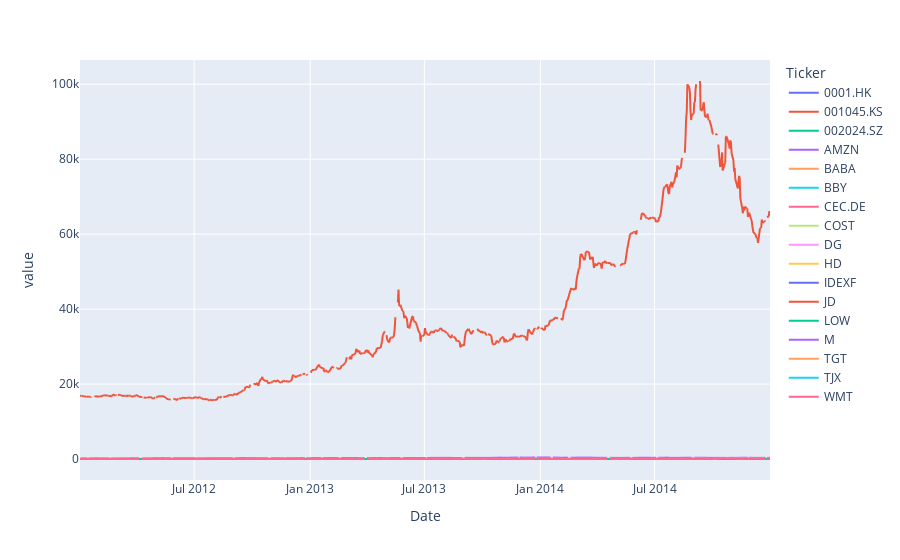

Write notebook code for a chart like this one.
### Code cell
fig = px.line(close_px )
fig.show()

### Figure 1 — Plotly figure (JSON) as saved in the notebook; plotly's stock layout.template omitted (floating-point values rounded to 4 significant figures; data arrays with more than 128 entries replaced by an {"elided": "..."} marker saying what was removed)
{"data": [{"hovertemplate": "Ticker=0001.HK<br>Date=%{x}<br>value=%{y}<extra></extra>", "legendgroup": "0001.HK", "line": {"color": "#636efa", "dash": "solid"}, "mode": "lines", "name": "0001.HK", "showlegend": true, "type": "scattergl", "x": {"elided": "781 str values"}, "xaxis": "x", "y": {"elided": "781 float values"}, "yaxis": "y"}, {"hovertemplate": "Ticker=001045.KS<br>Date=%{x}<br>value=%{y}<extra></extra>", "legendgroup": "001045.KS", "line": {"color": "#EF553B", "dash": "solid"}, "mode": "lines", "name": "001045.KS", "showlegend": true, "type": "scattergl", "x": {"elided": "781 str values"}, "xaxis": "x", "y": {"elided": "781 float values"}, "yaxis": "y"}, {"hovertemplate": "Ticker=002024.SZ<br>Date=%{x}<br>value=%{y}<extra></extra>", "legendgroup": "002024.SZ", "line": {"color": "#00cc96", "dash": "solid"}, "mode": "lines", "name": "002024.SZ", "showlegend": true, "type": "scattergl", "x": {"elided": "781 str values"}, "xaxis": "x", "y": {"elided": "781 float values"}, "yaxis": "y"}, {"hovertemplate": "Ticker=AMZN<br>Date=%{x}<br>value=%{y}<extra></extra>", "legendgroup": "AMZN", "line": {"color": "#ab63fa", "dash": "solid"}, "mode": "lines", "name": "AMZN", "showlegend": true, "type": "scattergl", "x": {"elided": "781 str values"}, "xaxis": "x", "y": {"elided": "781 float values"}, "yaxis": "y"}, {"hovertemplate": "Ticker=BABA<br>Date=%{x}<br>value=%{y}<extra></extra>", "legendgroup": "BABA", "line": {"color": "#FFA15A", "dash": "solid"}, "mode": "lines", "name": "BABA", "showlegend": true, "type": "scattergl", "x": {"elided": "781 str values"}, "xaxis": "x", "y": {"elided": "781 float values"}, "yaxis": "y"}, {"hovertemplate": "Ticker=BBY<br>Date=%{x}<br>value=%{y}<extra></extra>", "legendgroup": "BBY", "line": {"color": "#19d3f3", "dash": "solid"}, "mode": "lines", "name": "BBY", "showlegend": true, "type": "scattergl", "x": {"elided": "781 str values"}, "xaxis": "x", "y": {"elided": "781 float values"}, "yaxis": "y"}, {"hovertemplate": "Ticker=CEC.DE<br>Date=%{x}<br>value=%{y}<extra></extra>", "legendgroup": "CEC.DE", "line": {"color": "#FF6692", "dash": "solid"}, "mode": "lines", "name": "CEC.DE", "showlegend": true, "type": "scattergl", "x": {"elided": "781 str values"}, "xaxis": "x", "y": {"elided": "781 float values"}, "yaxis": "y"}, {"hovertemplate": "Ticker=COST<br>Date=%{x}<br>value=%{y}<extra></extra>", "legendgroup": "COST", "line": {"color": "#B6E880", "dash": "solid"}, "mode": "lines", "name": "COST", "showlegend": true, "type": "scattergl", "x": {"elided": "781 str values"}, "xaxis": "x", "y": {"elided": "781 float values"}, "yaxis": "y"}, {"hovertemplate": "Ticker=DG<br>Date=%{x}<br>value=%{y}<extra></extra>", "legendgroup": "DG", "line": {"color": "#FF97FF", "dash": "solid"}, "mode": "lines", "name": "DG", "showlegend": true, "type": "scattergl", "x": {"elided": "781 str values"}, "xaxis": "x", "y": {"elided": "781 float values"}, "yaxis": "y"}, {"hovertemplate": "Ticker=HD<br>Date=%{x}<br>value=%{y}<extra></extra>", "legendgroup": "HD", "line": {"color": "#FECB52", "dash": "solid"}, "mode": "lines", "name": "HD", "showlegend": true, "type": "scattergl", "x": {"elided": "781 str values"}, "xaxis": "x", "y": {"elided": "781 float values"}, "yaxis": "y"}, {"hovertemplate": "Ticker=IDEXF<br>Date=%{x}<br>value=%{y}<extra></extra>", "legendgroup": "IDEXF", "line": {"color": "#636efa", "dash": "solid"}, "mode": "lines", "name": "IDEXF", "showlegend": true, "type": "scattergl", "x": {"elided": "781 str values"}, "xaxis": "x", "y": {"elided": "781 float values"}, "yaxis": "y"}, {"hovertemplate": "Ticker=JD<br>Date=%{x}<br>value=%{y}<extra></extra>", "legendgroup": "JD", "line": {"color": "#EF553B", "dash": "solid"}, "mode": "lines", "name": "JD", "showlegend": true, "type": "scattergl", "x": {"elided": "781 str values"}, "xaxis": "x", "y": {"elided": "781 float values"}, "yaxis": "y"}, {"hovertemplate": "Ticker=LOW<br>Date=%{x}<br>value=%{y}<extra></extra>", "legendgroup": "LOW", "line": {"color": "#00cc96", "dash": "solid"}, "mode": "lines", "name": "LOW", "showlegend": true, "type": "scattergl", "x": {"elided": "781 str values"}, "xaxis": "x", "y": {"elided": "781 float values"}, "yaxis": "y"}, {"hovertemplate": "Ticker=M<br>Date=%{x}<br>value=%{y}<extra></extra>", "legendgroup": "M", "line": {"color": "#ab63fa", "dash": "solid"}, "mode": "lines", "name": "M", "showlegend": true, "type": "scattergl", "x": {"elided": "781 str values"}, "xaxis": "x", "y": {"elided": "781 float values"}, "yaxis": "y"}, {"hovertemplate": "Ticker=TGT<br>Date=%{x}<br>value=%{y}<extra></extra>", "legendgroup": "TGT", "line": {"color": "#FFA15A", "dash": "solid"}, "mode": "lines", "name": "TGT", "showlegend": true, "type": "scattergl", "x": {"elided": "781 str values"}, "xaxis": "x", "y": {"elided": "781 float values"}, "yaxis": "y"}, {"hovertemplate": "Ticker=TJX<br>Date=%{x}<br>value=%{y}<extra></extra>", "legendgroup": "TJX", "line": {"color": "#19d3f3", "dash": "solid"}, "mode": "lines", "name": "TJX", "showlegend": true, "type": "scattergl", "x": {"elided": "781 str values"}, "xaxis": "x", "y": {"elided": "781 float values"}, "yaxis": "y"}, {"hovertemplate": "Ticker=WMT<br>Date=%{x}<br>value=%{y}<extra></extra>", "legendgroup": "WMT", "line": {"color": "#FF6692", "dash": "solid"}, "mode": "lines", "name": "WMT", "showlegend": true, "type": "scattergl", "x": {"elided": "781 str values"}, "xaxis": "x", "y": {"elided": "781 float values"}, "yaxis": "y"}], "layout": {"legend": {"title": {"text": "Ticker"}, "tracegroupgap": 0}, "margin": {"t": 60}, "xaxis": {"anchor": "y", "domain": [0, 1], "title": {"text": "Date"}}, "yaxis": {"anchor": "x", "domain": [0, 1], "title": {"text": "value"}}}}
